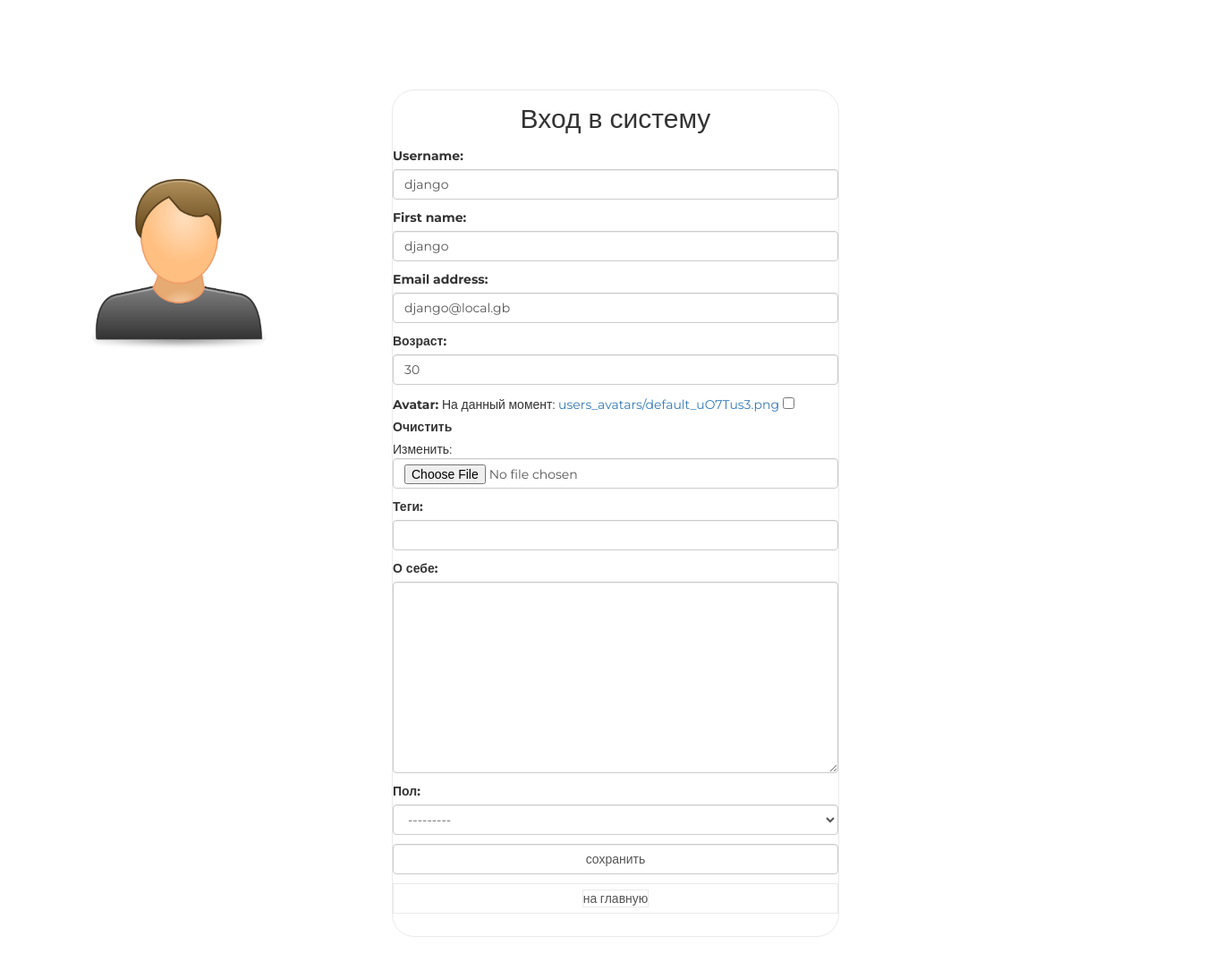
Screenshot of /auth/edit/ (signed in) with the database file from the repository.
### authapp/models.py (models this page shows, shortened)
class ShopUser(AbstractUser):
    avatar = models.ImageField(upload_to='users_avatars', blank=True)
    age = models.PositiveSmallIntegerField(verbose_name='возраст', default=18)
    activation_key = models.CharField(max_length=128, blank=True)
    activation_key_expires = models.DateTimeField(auto_now_add=True, blank=True, null=True)

### authapp/views.py (the view)
# urls.py: path('edit/', authapp.edit, name='edit'),
def edit(request):
    title = 'редактирование'
    if request.method == 'POST':
        edit_form = ShopUserEditForm(request.POST, request.FILES, instance=request.user)
        profile_form = ShopUserProfileEditForm(request.POST, instance=request.user.shopuserprofile)
        if edit_form.is_valid() and profile_form.is_valid():
            edit_form.save()
            return HttpResponseRedirect(reverse('auth:edit'))
    else:
        edit_form = ShopUserEditForm(instance=request.user)
        profile_form = ShopUserProfileEditForm(instance=request.user.shopuserprofile)
    content = {
        'title': title,
        'edit_form': edit_form,
        'profile_form': profile_form
    }
    return render(request, 'authapp/edit.html', content)

### authapp/forms.py (shortened to what this page needs)
class ShopUserEditForm(UserChangeForm):
    class Meta:
        model = ShopUser
        fields = ('username', 'first_name', 'email', 'age', 'avatar', 'password')
    def __init__(self, *args, **kwargs):
        super().__init__(*args, **kwargs)
        for field_name, field in self.fields.items():
            field.widget.attrs['class'] = 'form-control'
            field.help_text = ''
            if field_name == 'password':
                field.widget = forms.HiddenInput()

class ShopUserProfileEditForm(forms.ModelForm):
    class Meta:
        model = ShopUserProfile
        fields = ('tag_line', 'about_me', 'gender')
    def __init__(self, *args, **kwargs):
        super().__init__(*args, **kwargs)
        for field_name, field in self.fields.items():
            field.widget.attrs['class'] = 'form-control'
            field.help_text = ''

### mainapp/context_processors.py (called while the page is built)
def basket(request):
    print(f'context processor basket works')
    basket_list = []
    if request.user.is_authenticated:
        basket_list = Basket.objects.filter(user=request.user)
    return {
        'basket': basket_list
    }

### authapp/templates/authapp/edit.html (shortened to what this page needs)
{% extends 'authapp/base.html' %}
{% load static %}
{% block content %}
    <form class="form-horizontal" action="{% url 'auth:edit' %}" method="post"
          enctype="multipart/form-data">
        {{ edit_form.as_p }}
        {{ profile_form.as_p }}
        <input class="form-control" type="submit" value="сохранить">
    </form>
    <button class="btn btn-link form-control last">
        <a href="{% url 'main' %}">
            на главную
        </a>
    </button>
    <div class="user_avatar">
        <img src="/media/{{ user.avatar }}">
    </div>
{% endblock %}

### static/css/style.css (style rules this page uses)
* { margin: 0; padding: 0; }
button.last { margin-bottom: 10px; }
body { font-family: 'Montserrat', sans-serif; }
html, body { height: 100%; }
.login .form-control[type="submit"] { margin: 10px auto; }
.login button { border: 1px solid #eaeaea; margin-bottom: 10px; text-decoration: none; display: block; width: 100%; }
.login button.last { margin-bottom: 25px; }
.login button a, .login button a:hover { border: 1px solid #eaeaea; color: #555; text-decoration: none; }
.login form { margin-bottom: 10px; }
.login div.user_avatar { position: fixed; left: 100px; top: 200px; }
.user_avatar img { width: 200px; border-radius: 25px; }

### rows the page displays
ShopUser: username "django", first_name "django", email "django@local.gb", age "30", avatar (placeholder picture)
